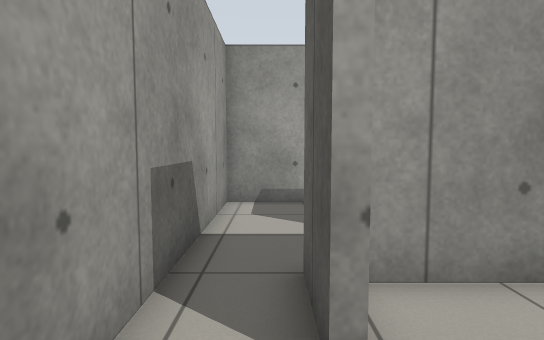
View 1 (above)

17 first-person views from a walk through a robot-simulator world made for Gazebo. The camera is 0.89 m above the floor, tilts 4° down and sees 80° across. The floor is counted in squares, 0.5 m on a side. Each view is taken from the middle of a square. On the plan, view 1 faces up. The plan holds only what a view shows up to about 16 squares ahead; the rest is blank.

View 2
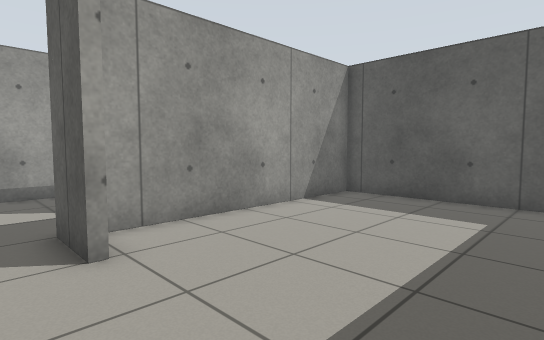

View 3
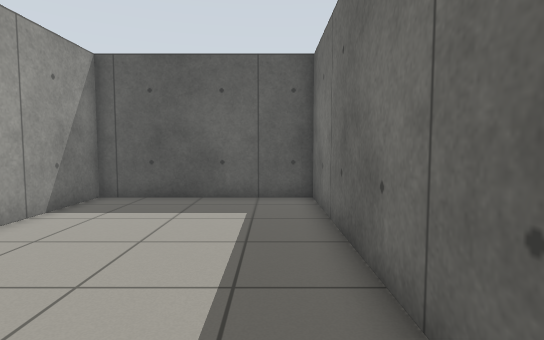

View 4
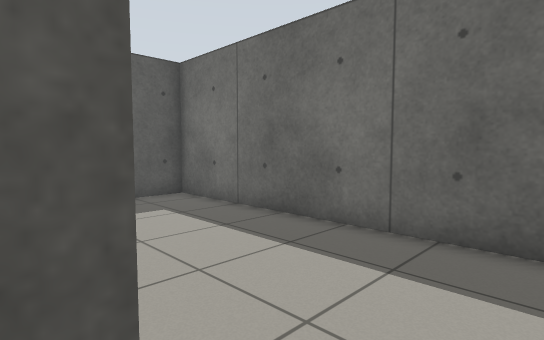

View 5
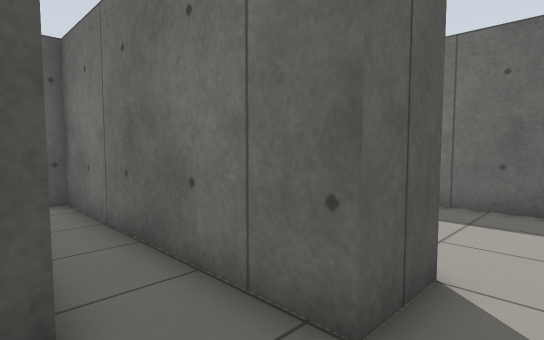

View 6
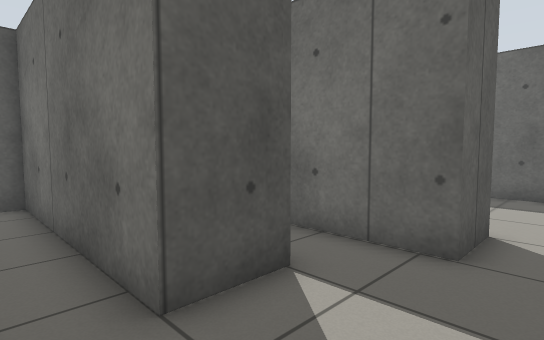

View 7
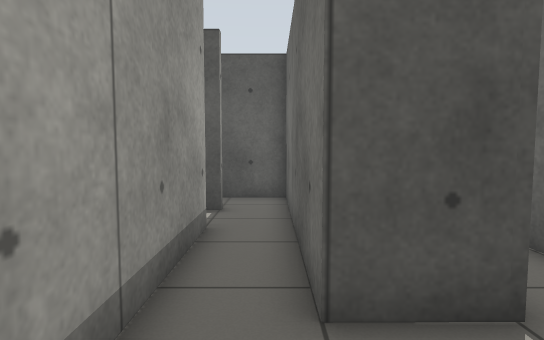

View 8
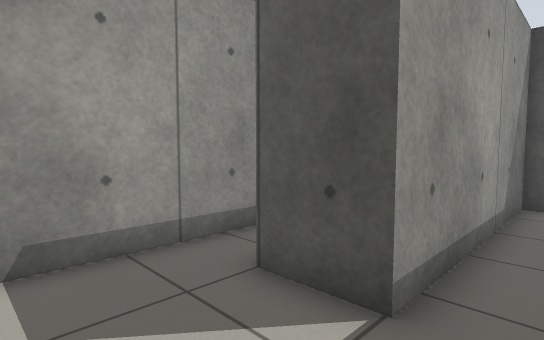

View 9
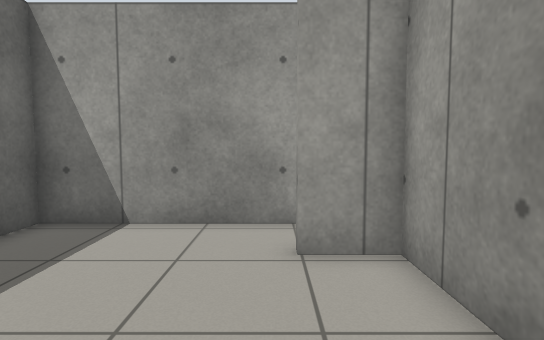

View 10
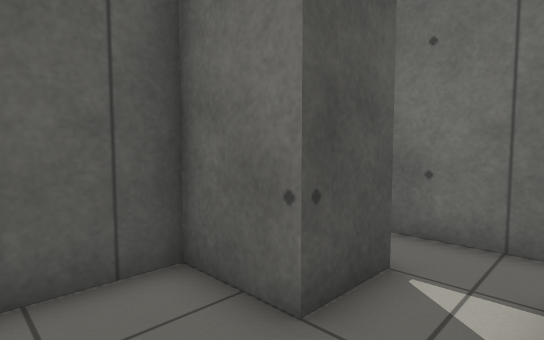

View 11
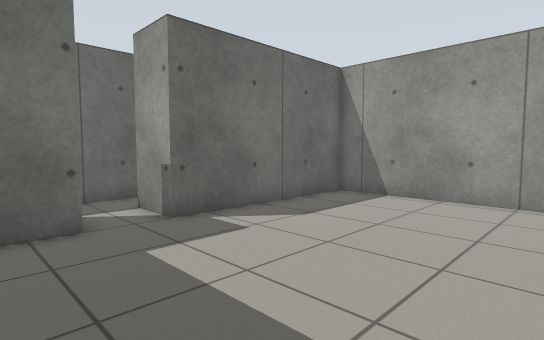

View 12
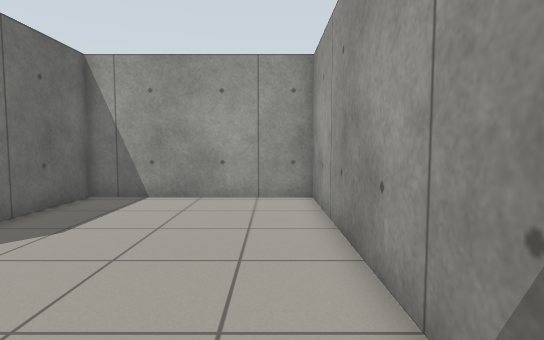

View 13
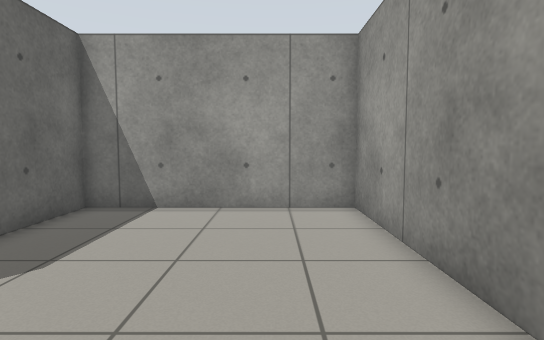

View 14
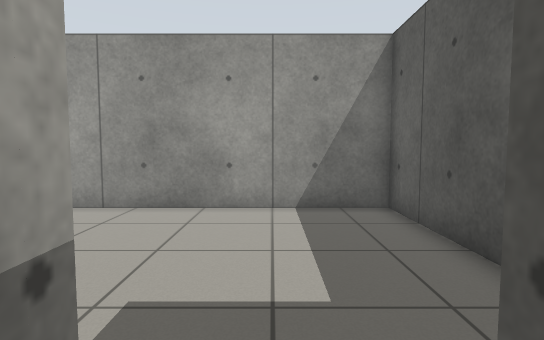

View 15
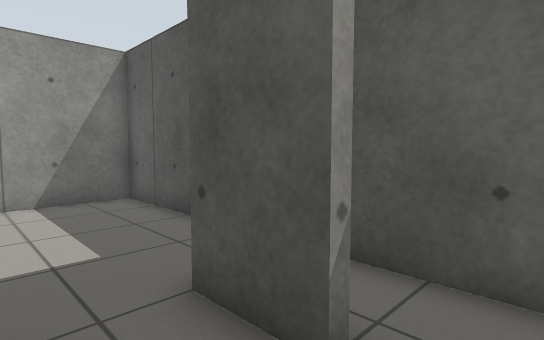

View 16
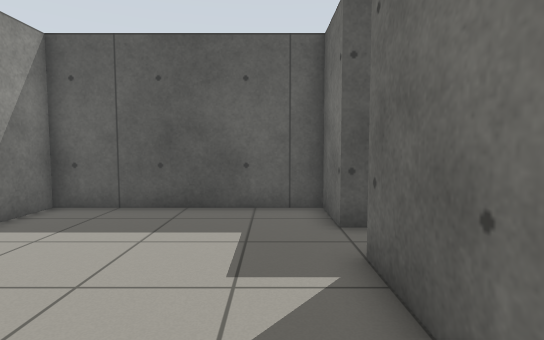

View 17
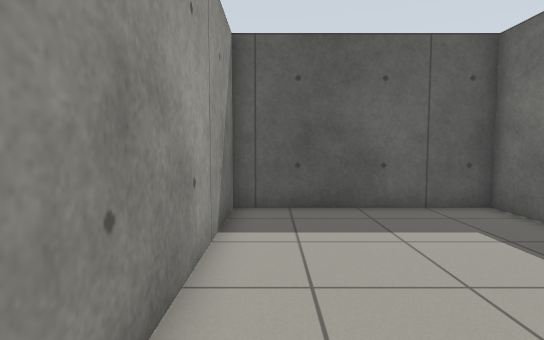

### Floor plan
Points are (right, up) in squares from view 1. A wall is a line through its corners. A room is listed if a view was taken in it or the views show most of it. See-through windows are left out.
Room 1 (views 1, 2, 3, 9, 17)
walls: (-1.5, 2.5) (-1.5, -3.5) (10.4, -3.5) (10.4, 4.1) (0.7, 4.1) (0.7, 2.4)
ways out: opening at (-1, 3.5) to room 2
Room 2 (views 4, 8)
walls: (0.4, 2.4) (0.4, 4.4) (10.4, 4.4) (10.4, 6.4) (2.2, 6.4); (-1.5, 6.4) (-1.5, 2.5)
ways out: opening at (-1, 3.5) to room 1; opening at (0, 7.5) to room 3
Room 3 (views 5, 6, 7, 15)
walls: (6.1, 10.4) (-1.5, 10.4) (-1.5, 6.4); (2.2, 6.4) (2.2, 8.5) (10.4, 8.5) (10.4, 11.7); (8.5, 10.4) (8.1, 10.4)
ways out: opening at (0, 7.5) to room 2; opening at (7, 11.5) to room 4
Room 4 (views 10, 11, 12, 13, 14, 16)
walls: (8.1, 10.4) (8.1, 12.5) (10.4, 12.5) (10.4, 20.4) (-1.5, 20.5) (-1.5, 12.5) (6.1, 12.5) (6.1, 10.4)
ways out: opening at (7, 11.5) to room 3

Where each view was taken, in squares from view 1:
view 1: 0 up, 0 right, facing up
view 2: 3 down, 1 left, facing up-right
view 3: 2 down, 1 left, facing right
view 4: 3 up, 1 left, facing down-right
view 5: 7 up, 1 left, facing down-right
view 6: 10 up, 1 left, facing down-right
view 7: 9 up, 1 left, facing right
view 8: 5 up, 1 left, facing up-right
view 9: 2 up, 6 right, facing left
view 10: 15 up, 6 right, facing down-right
view 11: 20 up, 10 right, facing down-left
view 12: 19 up, 10 right, facing left
view 13: 18 up, 8 right, facing left
view 14: 11 up, 7 right, facing up
view 15: 9 up, 6 right, facing up-right
view 16: 14 up, 1 right, facing right
view 17: 3 up, 1 right, facing right
